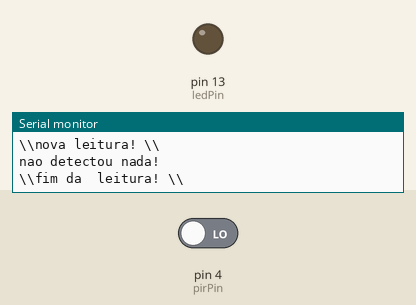
Simulated run of this sketch. Board: Arduino Uno, built with avr-gcc and run on an emulated ATmega328P. Shown: output pins drawn as LEDs (lit = HIGH), the last lines printed to the serial monitor. The inputs (shaded band) are chosen by the test bench; at power-on: pin 4 (pirPin) LOW.

Above: at 1.2 s.
1.3 s: pin 4 (pirPin) driven HIGH
At 2.4 s:
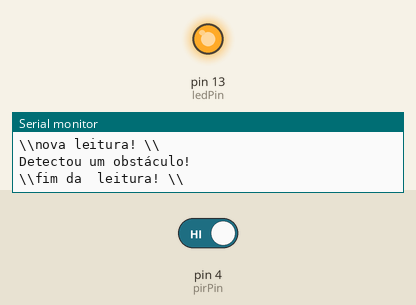
2.9 s: pin 4 (pirPin) driven LOW
At 3.8 s:
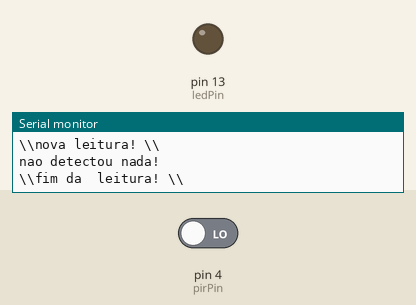
Timing chart, 0 to 5.9 s (numbered marks = the images above; inputs shaded):
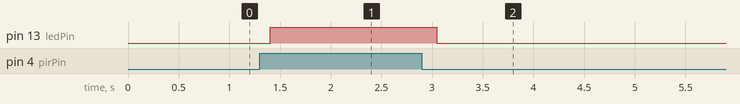

Measured:
- after the input at 1.3 s, pin 13 (ledPin): LOW → HIGH after 0.10 s
- after the input at 2.9 s, pin 13 (ledPin): HIGH → LOW after 0.15 s

The sketch:

sensor_movimento_pir.ino
```cpp
// Definição dos pinos
const int pirPin = 4;    // Pino do sensor PIR
const int ledPin = 13;   // Pino do LED

void setup() {
  pinMode(pirPin, INPUT); // Configura o pino do sensor PIR como entrada
  pinMode(ledPin, OUTPUT); // Configura o pino do LED como saída
  Serial.begin(9600);

}

void loop() {
  int pirValue = digitalRead(pirPin); // Lê o valor do sensor PIR
  Serial.println("\\\\nova leitura! \\\\ "); // Exibe a mensagem no monitor serial

  if (pirValue == HIGH) { // Se movimento é detectado
    //Serial.println("nova leitura!"); // Exibe a mensagem no monitor serial
    digitalWrite(ledPin, HIGH); // Acende o LED
    Serial.println("Detectou um obstáculo!"); // Exibe a mensagem no monitor serial
    //delay(500);
  } else if(pirValue == LOW) {
    //Serial.println("nova leitura!"); // Exibe a mensagem no monitor serial
    digitalWrite(ledPin, LOW); // Desliga o LED
    Serial.println("nao detectou nada!"); // Exibe a mensagem no monitor serial
    //delay(500);

  }
   Serial.println("\\\\fim da  leitura! \\\\ "); // Exibe a mensagem no monitor serial
  delay(200); // Aguarda um breve intervalo antes de repetir o loop
}
```
